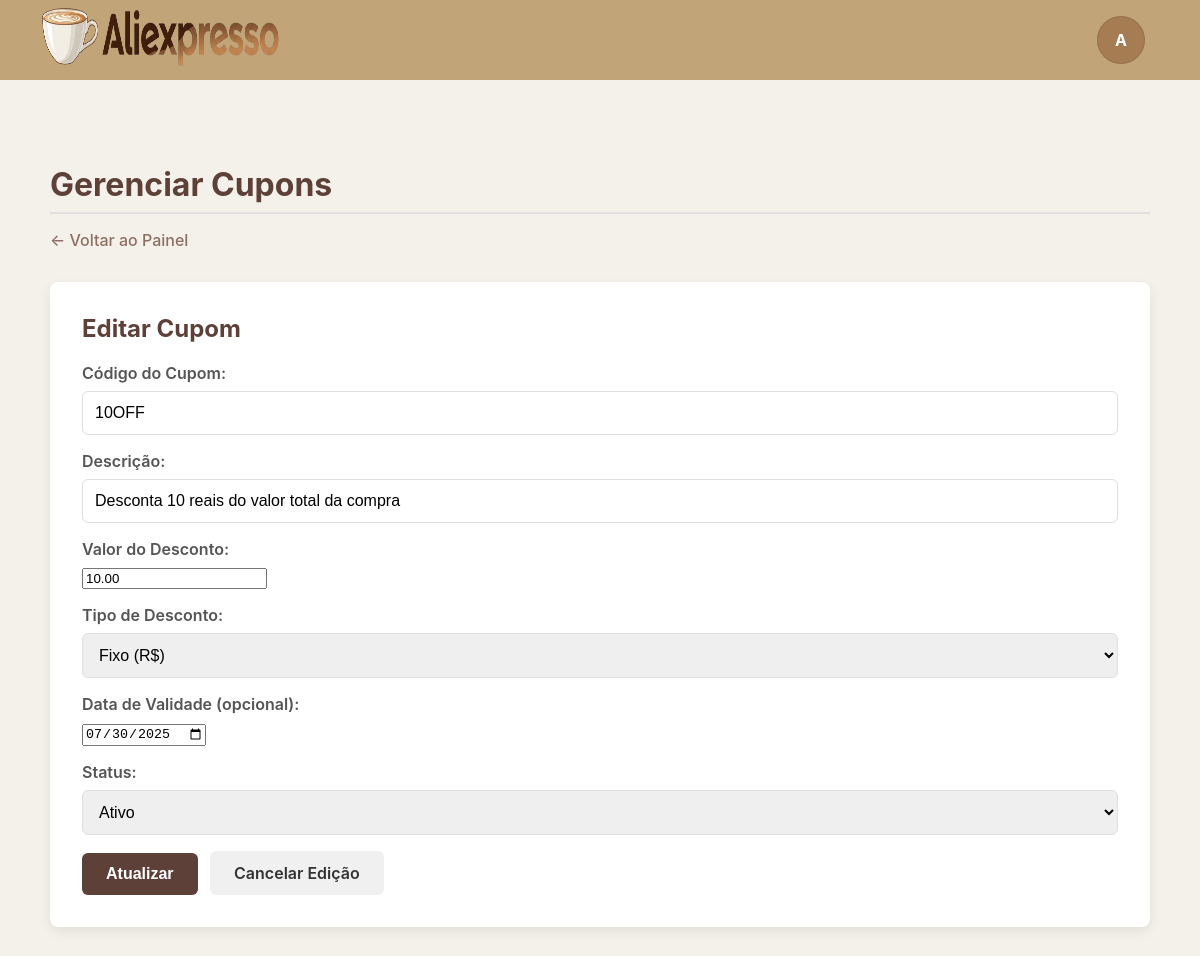
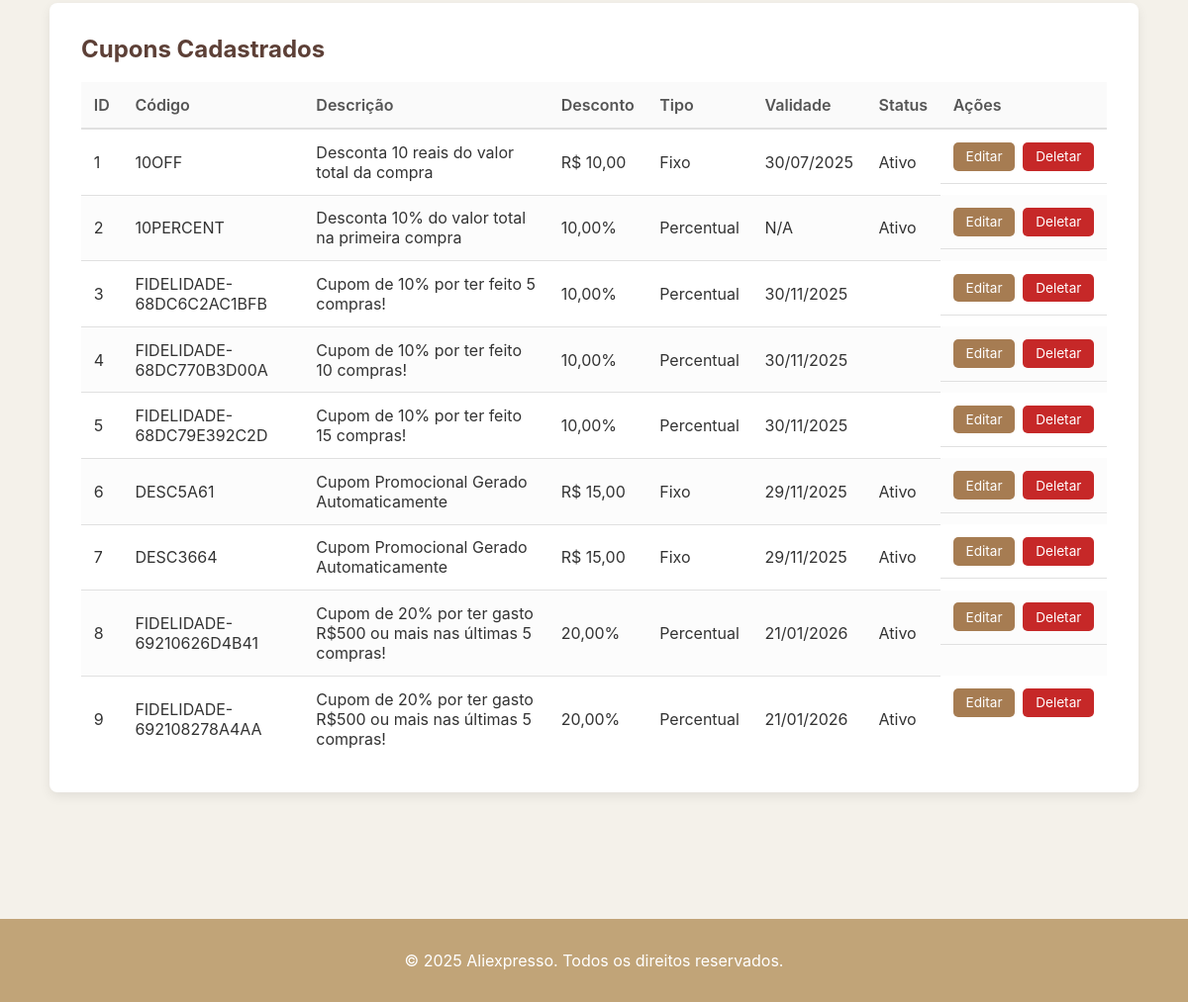
The page /index.php?page=admin&action=cupons&edit_id=1 (signed in) on the database its author committed (2 pictures, top to bottom).
### tables this page shows
CREATE TABLE `cupons` (
  `id_cupom` int(11) NOT NULL,
  `codigo` varchar(50) NOT NULL,
  `descricao` varchar(255) DEFAULT NULL,
  `valor_desconto` decimal(10,2) NOT NULL,
  `tipo` enum('fixo','percentual') NOT NULL DEFAULT 'fixo',
  `data_validade` date DEFAULT NULL,
  `status` enum('ativo','expirado') NOT NULL DEFAULT 'ativo'
);

### controller/AdminController.php (called while the page is built, shortened)
<?php
    class AdminController
    {
        private $cupomModel;
        public function __construct() {
            $this->cupomModel = new CupomModel();
        }
        public function cupons() {
            $coupons = $this->cupomModel->getAll();
            $couponToEdit = null;
            if (isset($_GET['edit_id'])) {
                $couponToEdit = $this->cupomModel->getById((int)$_GET['edit_id']);
            }
            require_once __DIR__ . '/../view/admin/cupom_crud.php';
        }
    }
?>

### autoloader.php (called while the page is built, shortened)
<?php
    spl_autoload_register(function ($class) {
        $prefix = 'Aliexpresso\\';
        $base_dir = __DIR__ . '/';
        $len = strlen($prefix);
        $relative_class = substr($class, $len);
        $path = str_replace('\\', '/', $relative_class);
        $last_slash_pos = strrpos($path, '/');
        if ($last_slash_pos === false) {
            $directory_path = '';
            $class_file_name = $path;
        } else {
            $directory_path = substr($path, 0, $last_slash_pos);
            $class_file_name = substr($path, $last_slash_pos + 1);
        }
        $file = $base_dir . strtolower($directory_path) . '/' . $class_file_name . '.php';
    });
?>

### model/Database.php (called while the page is built)
<?php
    class Database {
        private static $instance = null;
        private $conn;
        private function __construct() {
            try {
                $dsn = 'mysql:host=localhost;port=3306;dbname=aliexpresso;charset=utf8mb4';
                $this->conn = new PDO($dsn, 'root', '');
                $this->conn->setAttribute(PDO::ATTR_ERRMODE, PDO::ERRMODE_EXCEPTION);
                $this->conn->setAttribute(PDO::ATTR_DEFAULT_FETCH_MODE, PDO::FETCH_ASSOC);
            } catch (PDOException $e) {
                die("Erro na conexão: " . $e->getMessage());
            }
        }
        public static function getInstance() {
            if (self::$instance === null) {
                self::$instance = new Database();
            }
            return self::$instance;
        }
        public function getConnection() {
            return $this->conn;
        }
    }
?>

### model/CupomModel.php (called while the page is built, shortened)
<?php
require_once __DIR__ . '/Database.php';
class CupomModel
{
    private $pdo;
    public function __construct() {
        $this->pdo = \Database::getInstance()->getConnection();
    }
    public function getAll() {
        $stmt = $this->pdo->prepare("SELECT * FROM cupons ORDER BY id_cupom ASC");
        $stmt->execute();
        return $stmt->fetchAll(PDO::FETCH_ASSOC);
    }
    public function getById(int $id) {
        $stmt = $this->pdo->prepare("SELECT * FROM cupons WHERE id_cupom = ?");
        $stmt->execute([$id]);
        return $stmt->fetch(PDO::FETCH_ASSOC);
    }
}

### view/admin/cupom_crud.php (the view, shortened to what this page needs)
<!DOCTYPE html>
<html lang="pt-br">
<head>
    <link rel="stylesheet" href="assets/css/admin.css">
    <link rel="stylesheet" href="assets/css/header.css">
    <link rel="stylesheet" href="assets/css/footer.css">
    <link rel="stylesheet" href="https://cdnjs.cloudflare.com/ajax/libs/font-awesome/6.0.0-beta3/css/all.min.css">
</head>
<body>
    <main class="admin-container">
        <h1>Gerenciar Cupons</h1>
        <a href="index.php?page=admin" class="back-link">&larr; Voltar ao Painel</a>
        <div class="form-container">
            <h2><?= isset($couponToEdit) ? 'Editar Cupom' : 'Adicionar Novo Cupom' ?></h2>
            <form action="index.php?page=admin&action=saveCoupon" method="post">
                <div class="form-group">
                    <label for="codigo">Código do Cupom:</label>
                    <input type="text" id="codigo" name="codigo" value="<?= htmlspecialchars($couponToEdit['codigo'] ?? '') ?>" required>
                </div>
                 <div class="form-group">
                    <label for="descricao">Descrição:</label>
                    <input type="text" id="descricao" name="descricao" value="<?= htmlspecialchars($couponToEdit['descricao'] ?? '') ?>">
                </div>
                <div class="form-group">
                    <label for="valor_desconto">Valor do Desconto:</label>
                    <input type="number" step="0.01" id="valor_desconto" name="valor_desconto" value="<?= htmlspecialchars($couponToEdit['valor_desconto'] ?? '') ?>" required>
                </div>
                <div class="form-group">
                    <label for="tipo">Tipo de Desconto:</label>
                    <select id="tipo" name="tipo" required>
                        <option value="fixo" <?= (($couponToEdit['tipo'] ?? '') === 'fixo') ? 'selected' : '' ?>>Fixo (R$)</option>
                    </select>
                </div>
                <div class="form-group">
                    <label for="data_validade">Data de Validade (opcional):</label>
                    <input type="date" id="data_validade" name="data_validade" value="<?= htmlspecialchars($couponToEdit['data_validade'] ?? '') ?>">
                </div>
                <?php if (isset($couponToEdit)): ?>
                    <div class="form-group">
                        <label for="status">Status:</label>
                        <select id="status" name="status" required>
                            <option value="ativo" <?= ($couponToEdit['status'] === 'ativo') ? 'selected' : '' ?>>Ativo</option>
                        </select>
                    </div>
                <?php endif; ?>
                <button type="submit" class="btn-primary"><?= isset($couponToEdit) ? 'Atualizar' : 'Criar' ?></button>
                <?php if (isset($couponToEdit)): ?>
                    <a href="index.php?page=admin&action=cupons" class="btn-secondary">Cancelar Edição</a>
                <?php endif; ?>
            </form>
        </div>
        <div class="table-container">
            <h2>Cupons Cadastrados</h2>
            <table>
                <thead>
                    <tr>
                        <th>ID</th>
                        <th>Código</th>
                        <th>Descrição</th>
                        <th>Desconto</th>
                        <th>Tipo</th>
                        <th>Validade</th>
                        <th>Status</th>
                        <th>Ações</th>
                    </tr>
                </thead>
                <tbody>
                    <?php foreach ($coupons as $coupon): ?>
                    <tr>
                        <td><?= $coupon['id_cupom'] ?></td>
                        <td><?= htmlspecialchars($coupon['codigo']) ?></td>
                        <td><?= htmlspecialchars($coupon['descricao']) ?></td>
                        <td>
                            <?= ($coupon['tipo'] === 'fixo' ? 'R$ ' : '') . number_format($coupon['valor_desconto'], 2, ',', '.') . ($coupon['tipo'] === 'percentual' ? '%' : '') ?>
                        </td>
                        <td><?= ucfirst($coupon['tipo']) ?></td>
                        <td><?= $coupon['data_validade'] ? date('d/m/Y', strtotime($coupon['data_validade'])) : 'N/A' ?></td>
                        <td><?= ucfirst($coupon['status']) ?></td>
                        <td class="actions">
                            <a href="index.php?page=admin&action=cupons&edit_id=<?= $coupon['id_cupom'] ?>" class="btn-edit">Editar</a>
                            <a href="index.php?page=admin&action=deleteCoupon&id=<?= $coupon['id_cupom'] ?>" class="btn-delete" onclick="return confirm('Tem certeza?');">Deletar</a>
                        </td>
                    </tr>
                    <?php endforeach; ?>
                </tbody>
            </table>
        </div>
    </main>
</body>
</html>

### assets/css/admin.css (style rules this page uses)
:root { --admin-bg-main: #f4f1ea; --admin-bg-container: #ffffff; --admin-primary-dark: #5D4037; --admin-primary-medium: #8D6E63; --admin-accent-edit: #a67c52; --admin-accent-delete: #c62828; --admin-text-light: #ffffff; --admin-text-dark: #333333; --admin-border-color: #e0e0e0; }
body { background-color: var(--admin-bg-main); color: var(--admin-text-dark); font-family: -apple-system, BlinkMacSystemFont, "Segoe UI", Roboto, Helvetica, Arial, sans-serif; margin: 0; display: flex; flex-direction: column; min-height: 100vh; margin: 0; }
main { flex-grow: 1; }
.admin-container { max-width: 1100px; margin: 2rem auto; padding: 2rem; background-color: transparent; }
.admin-container h1 { color: var(--admin-primary-dark); border-bottom: 2px solid var(--admin-border-color); padding-bottom: 0.5rem; margin-bottom: 1rem; }
.back-link { display: inline-block; margin-bottom: 2rem; color: var(--admin-primary-medium); text-decoration: none !important; font-weight: 500; }
.form-container, .table-container { background-color: var(--admin-bg-container); padding: 2rem; border-radius: 8px; box-shadow: 0 4px 12px rgba(0, 0, 0, 0.08); margin-bottom: 2rem; }
.form-container h2, .table-container h2 { color: var(--admin-primary-dark); margin-top: 0; }
.form-group { margin-bottom: 1rem; }
.form-group label { display: block; margin-bottom: 0.5rem; font-weight: 600; color: #555; }
.form-group input[type="text"], .form-group input[type="email"], .form-group input[type="password"], .form-group select { width: 100%; padding: 0.75rem; border: 1px solid var(--admin-border-color); border-radius: 6px; box-sizing: border-box; font-size: 1rem; }
button.btn-primary, a.btn-secondary { display: inline-block; padding: 0.75rem 1.5rem; border: none; border-radius: 6px; font-size: 1rem; font-weight: 600; cursor: pointer; text-decoration: none; text-align: center; transition: opacity 0.3s ease; }
button.btn-primary { background-color: var(--admin-primary-dark); color: var(--admin-text-light); }
a.btn-secondary { background-color: #f0f0f0; color: var(--admin-text-dark); margin-left: 0.5rem; }
table { width: 100%; border-collapse: collapse; margin-top: 1rem; }
thead th { background-color: #fafafa; border-bottom: 2px solid var(--admin-border-color); padding: 0.8rem; text-align: left; font-weight: 600; color: #555; }
tbody td { padding: 0.8rem; border-bottom: 1px solid var(--admin-border-color); }
tbody tr:nth-child(even) { background-color: #fcfcfc; }
tbody tr:last-child td { border-bottom: none; }
td.actions { display: flex; align-items: center; gap: 0.5rem; }
.table-container th, .table-container td { text-align: left; vertical-align: middle; }
.btn-edit, .btn-delete { padding: 0.4rem 0.8rem; text-decoration: none; color: white; border-radius: 5px; font-size: 0.85rem; }
.btn-edit { background-color: var(--admin-accent-edit); }
.btn-delete { background-color: var(--admin-accent-delete); }

### assets/css/header.css (style rules this page uses)
:root { --cor-primaria: #c1a478; --cor-destaque: #a67c52; --cor-botao-fundo: var(--cor-destaque); }

### view/admin/cupom_crud.php (style rules this page uses)
body { display: flex; flex-direction: column; min-height: 100vh; margin: 0; }
main.admin-container { flex-grow: 1; }

### rows shown on the page
cupons: codigo "10OFF", descricao "Desconta 10 reais do valor total da compra", valor_desconto "10.00", tipo "Fixo (R$)", data_validade "07/30/2025", status "Ativo", id_cupom "1", valor_desconto "10,00", tipo "Fixo", data_validade "30/07/2025"
cupons: id_cupom "2", codigo "10PERCENT", descricao "Desconta 10% do valor total na primeira compra", valor_desconto "10,00", tipo "Percentual", shows "N/A", status "Ativo"
cupons: id_cupom "3", codigo "FIDELIDADE-68DC6C2AC1BFB", descricao "Cupom de 10% por ter feito 5 compras!", valor_desconto "10,00", tipo "Percentual", data_validade "30/11/2025"
cupons: id_cupom "4", codigo "FIDELIDADE-68DC770B3D00A", descricao "Cupom de 10% por ter feito 10 compras!", valor_desconto "10,00", tipo "Percentual", data_validade "30/11/2025"
cupons: id_cupom "5", codigo "FIDELIDADE-68DC79E392C2D", descricao "Cupom de 10% por ter feito 15 compras!", valor_desconto "10,00", tipo "Percentual", data_validade "30/11/2025"
cupons: id_cupom "6", codigo "DESC5A61", descricao "Cupom Promocional Gerado Automaticamente", shows "R$", valor_desconto "15,00", tipo "Fixo", data_validade "29/11/2025", status "Ativo"
cupons: id_cupom "7", codigo "DESC3664", descricao "Cupom Promocional Gerado Automaticamente", shows "R$", valor_desconto "15,00", tipo "Fixo", data_validade "29/11/2025", status "Ativo"
cupons: id_cupom "8", codigo "FIDELIDADE-69210626D4B41", descricao "Cupom de 20% por ter gasto R$500 ou mais nas últimas 5 compras!", valor_desconto "20,00", tipo "Percentual", data_validade "21/01/2026", status "Ativo"
cupons: id_cupom "9", codigo "FIDELIDADE-692108278A4AA", descricao "Cupom de 20% por ter gasto R$500 ou mais nas últimas 5 compras!", valor_desconto "20,00", tipo "Percentual", data_validade "21/01/2026", status "Ativo"

### other values the page prints
$userInitial "A"
